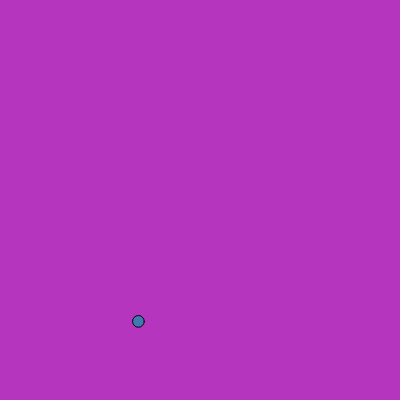
Frame 1 (no input)
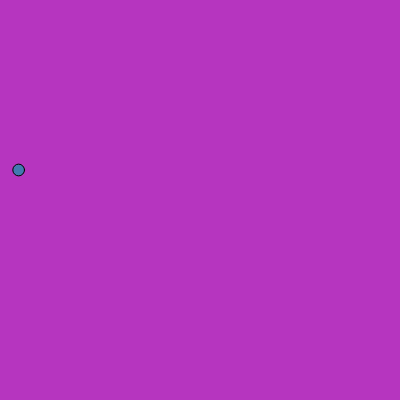
Frame 60 (no input)
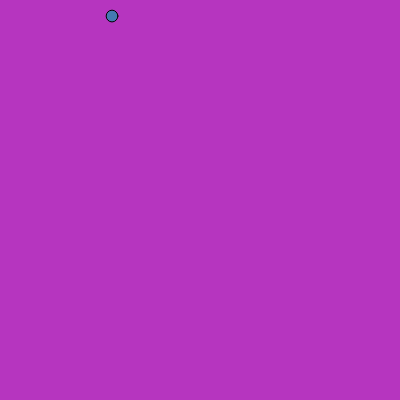
Frame 120 (the mouse pressed at the canvas centre since frame 60)

The p5.js sketch that drew these frames (run headless with seeded random() and noise() and a simulated clock; from frame 60 on, the mouse is pressed at the canvas centre):

// p5.js sketch
// ── sketch.js
let ball = {} //ax, ay, ar, adx, ady
let ball2 = {}
//let ballb = {} //bx, by, br, bdx, bdy
let z
let x
let c


function setup() {
  createCanvas(400, 400);
  z = random (255)
  x = random (255)
  c = random (255)
  ball = createBall();
}

function draw() {
  background(z,x,c)
  updateBall(ball);
}

function updateBall(b) {
  circle(b.x, b.y, b.r);
  b.x += b.dx
  b.y += b.dy
  
  if(b.x-0.5*b.r <= 0 || b.x+0.5*b.r >= width) {
    b.dx *= -1
  }
  
  if(b.y-0.5*b.r <= 0 || b.y+0.5*b.r >= height) {
    b.dy *= -1
  }
  
  if (b.x < 0 || b.x > width) {
    b.dx = b.dx * -1
  }
  
  if (b.y < 0 || b.y > height) {
    b.dy = b.dy * -1
  }
}
function setRandomPosition(b, xMin = 0, yMin = 0, xMax = width, yMax = height) {
  /*if (dist(ball.x, ball.y, ball2.x, ball2.y) < 0.5*ball.r + 0.5*ball2.r) {
    ball.dx = balla.dx * -1
    ball.dy = balla.dy * -1
  */
  b.x = random(xMin, xMax)
  b.y = random(yMin, yMax) 
}

function setRandomVelocity(b) {
  b.dx = random(-5,5);
  b.dy = random(-5,5);
}

function createBall() {
  let newBall = {}
  setRandomPosition(newBall)
  setRandomVelocity(newBall)
  newBall.r = random(10,20)
  fill(random(255),random(255),random(255))
  return newBall
}


function keyPressed() {
  if (key === "k") {
  reset();
  }
  console.log(key);
}

function reset(){
  createBall()
}
